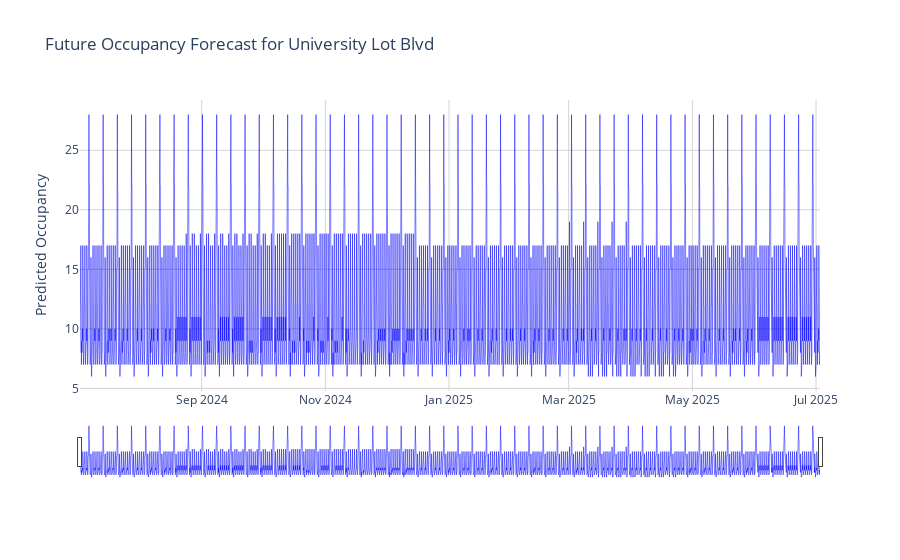

The notebook cell this image was saved under:
### Code cell
# Create a new figure
fig = go.Figure()

fig.add_trace(go.Scatter(x=future_with_features.index, y=future_with_features['Occupancy'],
                         name='Predicted Parking',
                         line=dict(color='blue', width=0.5),
                         hovertemplate='<b>Date</b>: %{x|%m-%d-%Y}<br>' +
                                       '<b>Patients</b>: %{y}<br>' +
                                       '<b>Day of Week</b>: %{x| %A}<extra></extra>'))

title = f'Future Occupancy Forecast for {parking_lot_to_predict}'

fig.update_layout(
    title=title,
    xaxis=dict(
        rangeslider=dict(visible=True),
        type='date'
    ),
    yaxis_title='Predicted Occupancy',
    template='plotly_white'
)

fig.update_xaxes(showgrid=True, gridwidth=1, gridcolor='lightgrey')
fig.update_yaxes(showgrid=True, gridwidth=1, gridcolor='lightgrey')

fig.show()

### Figure 1 — Plotly figure (JSON) as saved in the notebook; plotly's stock layout.template omitted (floating-point values rounded to 4 significant figures; data arrays with more than 128 entries replaced by an {"elided": "..."} marker saying what was removed)
{"data": [{"hovertemplate": "<b>Date</b>: %{x|%m-%d-%Y}<br><b>Patients</b>: %{y}<br><b>Day of Week</b>: %{x| %A}<extra></extra>", "line": {"color": "blue", "width": 0.5}, "name": "Predicted Parking", "type": "scatter", "x": {"elided": "8760 str values"}, "y": {"elided": "8760 int values"}}], "layout": {"title": {"text": "Future Occupancy Forecast for University Lot Blvd"}, "xaxis": {"gridcolor": "lightgrey", "gridwidth": 1, "rangeslider": {"visible": true}, "showgrid": true, "type": "date"}, "yaxis": {"gridcolor": "lightgrey", "gridwidth": 1, "showgrid": true, "title": {"text": "Predicted Occupancy"}}}}
